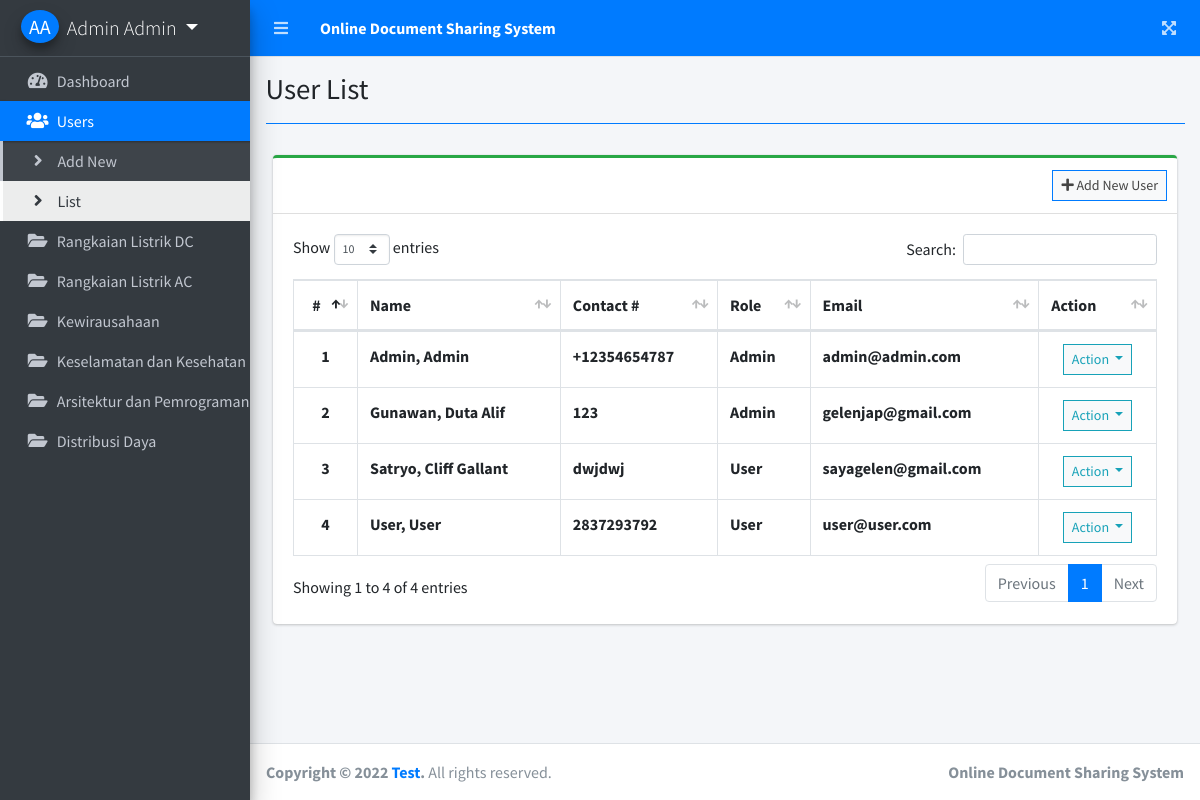
The page /index.php?page=user_list (signed in) on the database as committed earlier.
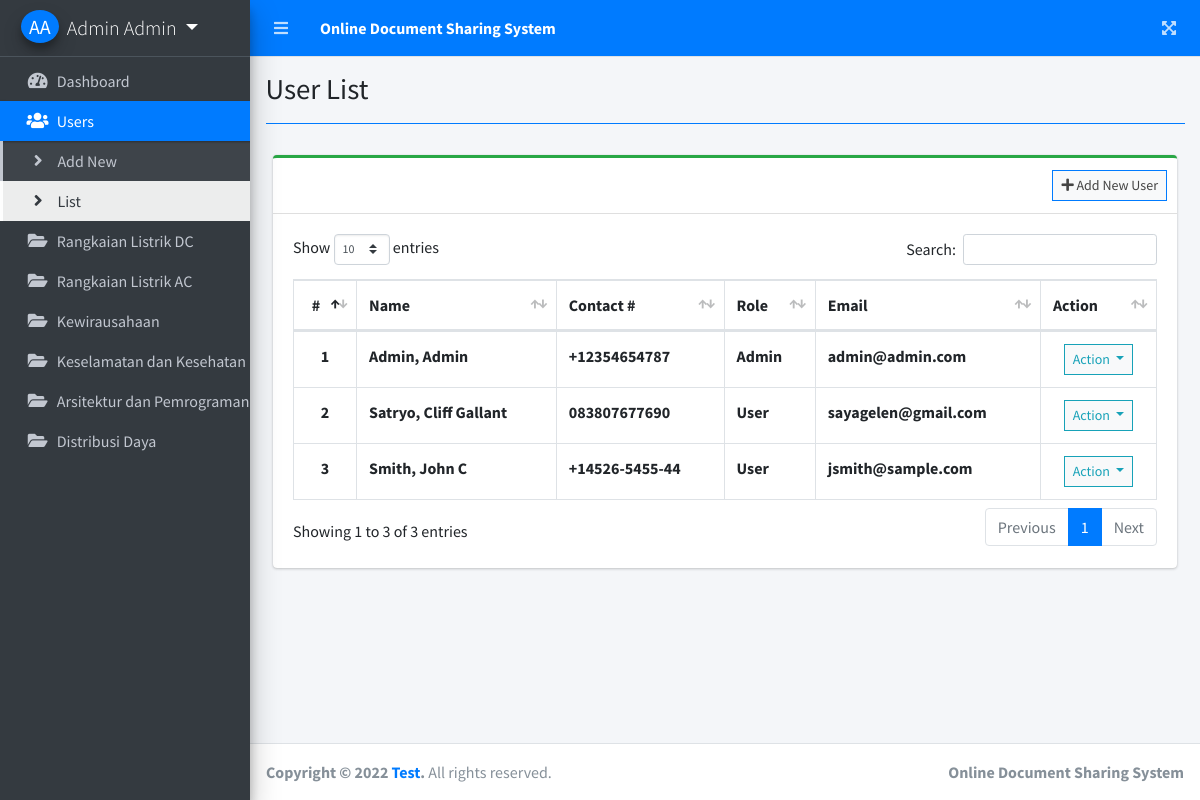
The same page on the database as committed later.
### tables this page shows
CREATE TABLE `users` (
  `id` int(30) NOT NULL,
  `firstname` varchar(200) NOT NULL,
  `lastname` varchar(200) NOT NULL,
  `middlename` varchar(200) NOT NULL,
  `contact` varchar(100) NOT NULL,
  `address` text NOT NULL,
  `email` varchar(200) NOT NULL,
  `password` text NOT NULL,
  `type` tinyint(1) NOT NULL DEFAULT 2 COMMENT '1=Admin,2= users',
  `avatar` text NOT NULL,
  `date_created` datetime NOT NULL DEFAULT current_timestamp()
);

### user_list.php (the view, shortened to what this page needs)
<?php include'db_connect.php' ?>
<div class="col-lg-12">
	<div class="card card-outline card-success">
		<div class="card-header">
			<div class="card-tools">
				<a class="btn btn-block btn-sm btn-default btn-flat border-primary" href="./index.php?page=new_user"><i class="fa fa-plus"></i> Add New User</a>
			</div>
		</div>
		<div class="card-body">
			<table class="table tabe-hover table-bordered" id="list">
				<thead>
					<tr>
						<th class="text-center">#</th>
						<th>Name</th>
						<th>Contact #</th>
						<th>Role</th>
						<th>Email</th>
						<th>Action</th>
					</tr>
				</thead>
				<tbody>
					<?php
					$i = 1;
					$type = array('',"Admin","User");
					$qry = $conn->query("SELECT *,concat(lastname,', ',firstname,' ',middlename) as name FROM users order by concat(lastname,', ',firstname,' ',middlename) asc");
					while($row= $qry->fetch_assoc()):
					?>
					<tr>
						<th class="text-center"><?php echo $i++ ?></th>
						<td><b><?php echo ucwords($row['name']) ?></b></td>
						<td><b><?php echo $row['contact'] ?></b></td>
						<td><b><?php echo $type[$row['type']] ?></b></td>
						<td><b><?php echo $row['email'] ?></b></td>
						<td class="text-center">
							<button type="button" class="btn btn-default btn-sm btn-flat border-info wave-effect text-info dropdown-toggle" data-toggle="dropdown" aria-expanded="true">
		                      Action
		                    </button>
						</td>
					</tr>
				<?php endwhile; ?>
				</tbody>
			</table>
		</div>
	</div>
</div>

### index.php (shortened to what this page needs)
<!DOCTYPE html>
<html lang="en">
<?php
	include 'header.php'
?>
<body class="hold-transition sidebar-mini layout-fixed layout-navbar-fixed layout-footer-fixed">
<div class="wrapper">
  <?php include 'topbar.php' ?>
  <?php include 'sidebar.php' ?>
  <div class="content-wrapper">
    <div class="content-header">
      <div class="container-fluid">
        <div class="row mb-2">
          <div class="col-sm-6">
            <h1 class="m-0"><?php echo $title ?></h1>
          </div>
        </div>
            <hr class="border-primary">
      </div>
    </div>
    <section class="content">
      <div class="container-fluid">
         <?php
          $page = isset($_GET['page']) ? $_GET['page'] : 'home';
          include $page.'.php';
          ?>
      </div>
    </section>
  </div>
  <footer class="main-footer">
    <strong>Copyright &copy; 2022 <a href="#">Test</a>.</strong>
    All rights reserved.
    <div class="float-right d-none d-sm-inline-block">
      <b>Online Document Sharing System</b>
    </div>
  </footer>
</div>
</body>
</html>

### header.php (shortened to what this page needs)
<head>
  <?php
  $title = isset($_GET['page']) ? ucwords(str_replace("_", ' ', $_GET['page'])) : "Home";
  ?>
  <link rel="stylesheet" href="assets/plugins/fontawesome-free/css/all.min.css">
  <link rel="stylesheet" href="assets/plugins/overlayScrollbars/css/OverlayScrollbars.min.css">
  <link rel="stylesheet" href="assets/plugins/datatables-bs4/css/dataTables.bootstrap4.min.css">
  <link rel="stylesheet" href="assets/plugins/datatables-responsive/css/responsive.bootstrap4.min.css">
  <link rel="stylesheet" href="assets/plugins/datatables-buttons/css/buttons.bootstrap4.min.css">
  <link rel="stylesheet" href="assets/plugins/select2/css/select2.min.css">
  <link rel="stylesheet" href="assets/plugins/select2-bootstrap4-theme/select2-bootstrap4.min.css">
  <link rel="stylesheet" href="assets/plugins/sweetalert2-theme-bootstrap-4/bootstrap-4.min.css">
  <link rel="stylesheet" href="assets/plugins/toastr/toastr.min.css">
  <link rel="stylesheet" href="assets/plugins/dropzone/min/dropzone.min.css">
  <link rel="stylesheet" href="assets/plugins/icheck-bootstrap/icheck-bootstrap.min.css">
  <link rel="stylesheet" href="assets/dist/css/adminlte.min.css">
  <link rel="stylesheet" href="assets/dist/css/styles.css">
  <link rel="stylesheet" href="assets/plugins/summernote/summernote-bs4.min.css">
</head>

### topbar.php
<nav class="main-header navbar navbar-expand navbar-primary navbar-dark ">
  <ul class="navbar-nav">
    <?php if(isset($_SESSION['login_id'])): ?>
    <li class="nav-item">
      <a class="nav-link" data-widget="pushmenu" href="" role="button"><i class="fas fa-bars"></i></a>
    </li>
  <?php endif; ?>
    <li>
      <a class="nav-link text-white"  href="./" role="button"> <large><b>Online Document Sharing System</b></large></a>
    </li>
  </ul>
  <ul class="navbar-nav ml-auto">
    <li class="nav-item">
      <a class="nav-link" data-widget="fullscreen" href="#" role="button">
        <i class="fas fa-expand-arrows-alt"></i>
      </a>
    </li>
  </ul>
</nav>

### sidebar.php (shortened to what this page needs)
<aside class="main-sidebar sidebar-dark-primary elevation-4">
    <div class="dropdown">
   	<a href="javascript:void(0)" class="brand-link dropdown-toggle" data-toggle="dropdown" aria-expanded="true">
        <?php if(empty($_SESSION['login_avatar'])): ?>
        <span class="brand-image img-circle elevation-3 d-flex justify-content-center align-items-center bg-primary text-white font-weight-500" style="width: 38px;height:50px"><?php echo strtoupper(substr($_SESSION['login_firstname'], 0,1).substr($_SESSION['login_lastname'], 0,1)) ?></span>
        <?php else: ?>
          <span class="image">
            <img src="assets/uploads/<?php echo $_SESSION['login_avatar'] ?>" style="width: 38px;height:38px" class="img-circle elevation-2" alt="User Image">
          </span>
        <?php endif; ?>
        <span class="brand-text font-weight-light"><?php echo ucwords($_SESSION['login_firstname'].' '.$_SESSION['login_lastname']) ?></span>
      </a>
    </div>
    <div class="sidebar">
      <nav class="mt-2">
        <ul class="nav nav-pills nav-sidebar flex-column nav-flat" data-widget="treeview" role="menu" data-accordion="false">
          <li class="nav-item dropdown">
            <a href="./" class="nav-link nav-home">
              <i class="nav-icon fas fa-tachometer-alt"></i>
              <p>
                Dashboard
              </p>
            </a>
          </li>
        <?php if($_SESSION['login_type'] == 1): ?>
          <li class="nav-item">
            <a href="#" class="nav-link nav-edit_user">
              <i class="nav-icon fas fa-users"></i>
              <p>
                Users
              </p>
            </a>
            <ul class="nav nav-treeview">
              <li class="nav-item">
                <a href="./index.php?page=new_user" class="nav-link nav-new_user tree-item">
                  <i class="fas fa-angle-right nav-icon"></i>
                  <p>Add New</p>
                </a>
              </li>
              <li class="nav-item">
                <a href="./index.php?page=user_list" class="nav-link nav-user_list tree-item">
                  <i class="fas fa-angle-right nav-icon"></i>
                  <p>List</p>
                </a>
              </li>
            </ul>
          </li>
          <li class="nav-item">
            <a href="#" class="nav-link nav-is-tree nav-edit_document_rldc nav-view_document_rldc">
              <i class="nav-icon fa fa-folder-open"></i>
              <p>
                Rangkaian Listrik DC
              </p>
            </a>
          </li>
          <li class="nav-item">
            <a href="#" class="nav-link nav-is-tree nav-edit_document_rlac nav-view_document_rlac">
              <i class="nav-icon fa fa-folder-open"></i>
              <p>
                Rangkaian Listrik AC
              </p>
            </a>
          </li>
          <li class="nav-item">
            <a href="#" class="nav-link nav-is-tree nav-edit_document nav-view_document">
              <i class="nav-icon fa fa-folder-open"></i>
              <p>
                Kewirausahaan
              </p>
            </a>
          </li>
          <li class="nav-item">
            <a href="#" class="nav-link nav-is-tree nav-edit_document_k3 nav-view_document_k3">
              <i class="nav-icon fa fa-folder-open"></i>
              <p>
                Keselamatan dan Kesehatan Kerja
              </p>
            </a>
          </li>
          <li class="nav-item">
            <a href="#" class="nav-link nav-is-tree nav-edit_document_apdk nav-view_document_apdk">
              <i class="nav-icon fa fa-folder-open"></i>
              <p>
                Arsitektur dan Pemrograman Dasar Komputer
              </p>
            </a>
          </li>
          <li class="nav-item">
            <a href="#" class="nav-link nav-is-tree nav-edit_document_disda nav-view_document_disda">
              <i class="nav-icon fa fa-folder-open"></i>
              <p>
                Distribusi Daya
              </p>
            </a>
          </li>
        <?php endif; ?>
        </ul>
      </nav>
    </div>
  </aside>

Rows that differ between the two databases and show on the page:
removed users: name "Gunawan, Duta Alif", contact "123", type "Admin", email "gelenjap@gmail.com"
removed users: name "Satryo, Cliff Gallant", contact "dwjdwj", type "User", email "sayagelen@gmail.com"
removed users: name "User, User", contact "2837293792", type "User", email "user@user.com"
added users: name "Satryo, Cliff Gallant", contact "083807677690", type "User", email "sayagelen@gmail.com"
added users: name "Smith, John C", contact "+14526-5455-44", type "User", email "jsmith@sample.com"
Other text that changed with them:
text written by a page script: "Show entries Search: Showing 1 to 4 of 4 entries Previous 1 Next" → "Show entries Search: Showing 1 to 3 of 3 entries Previous 1 Next"
